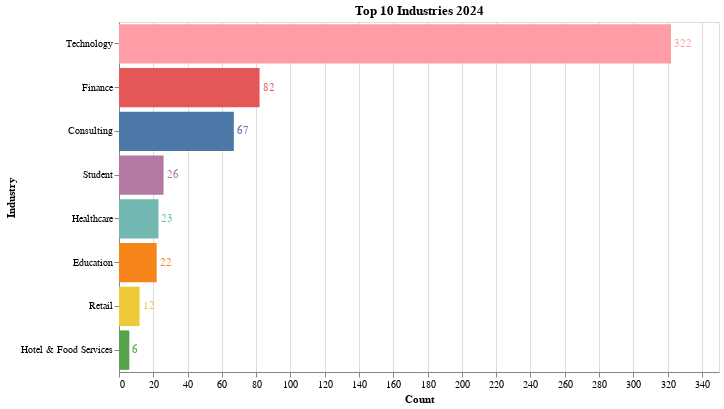

The notebook cell this image was saved under:
### Markdown cell above
# <font color=dimgray>Industry 2024</font>
The bar chart depicting the top 10 industries by participation showcases the sectors most engaged in the event, highlighting where interest or involvement in Jupyter Notebooks within the Infosec community is concentrated.

### Code cell
import pandas as pd
import altair as alt
alt.renderers.enable('default')

df = pd.read_csv("data/InfosecJupyterthon2024-Stats.csv", encoding='ISO-8859-1')  # Adjust encoding if necessary

# Preparing top_10 with clear column names
top_10 = df['Industry'].value_counts().nlargest(10).reset_index()
top_10.columns = ['Industry', 'Count']  # Renaming columns for clarity

# Adjusting Altair chart to align with corrected data preparation
bars = alt.Chart(top_10, title='Top 10 Industries 2024').mark_bar().encode(
    x=alt.X('Count:Q', title='Count'),  # Now referencing 'Count' for the quantitative axis
    y=alt.Y('Industry:N', title='Industry', sort='-x'),  # Referencing 'Industry' for the nominal axis, sorted by count
    color=alt.Color('Industry:N', legend=None)  # Coloring by 'Industry'
).properties(height=350, width=600)

text = bars.mark_text(align='left', baseline='middle', dx=3).encode(
    text='Count:Q'  # Specifying text to display the count
)

# Combining the bar and text layers
chart = bars + text
chart

### Figure 1 — Vega-Lite specification as saved in the notebook (floating-point values rounded to 4 significant figures)
{"config": {"view": {"continuousWidth": 300, "continuousHeight": 300}}, "layer": [{"mark": {"type": "bar"}, "encoding": {"color": {"field": "Industry", "legend": null, "type": "nominal"}, "x": {"field": "Count", "title": "Count", "type": "quantitative"}, "y": {"field": "Industry", "sort": "-x", "title": "Industry", "type": "nominal"}}, "title": "Top 10 Industries 2024"}, {"mark": {"type": "text", "align": "left", "baseline": "middle", "dx": 3}, "encoding": {"color": {"field": "Industry", "legend": null, "type": "nominal"}, "text": {"field": "Count", "type": "quantitative"}, "x": {"field": "Count", "title": "Count", "type": "quantitative"}, "y": {"field": "Industry", "sort": "-x", "title": "Industry", "type": "nominal"}}, "title": "Top 10 Industries 2024"}], "data": {"name": "data-141b4384e4d4243cb568961cc200648f"}, "height": 350, "width": 600, "$schema": "https://vega.github.io/schema/vega-lite/v5.16.3.json", "datasets": {"data-141b4384e4d4243cb568961cc200648f": [{"Industry": "Technology", "Count": 322}, {"Industry": "Finance", "Count": 82}, {"Industry": "Consulting", "Count": 67}, {"Industry": "Student", "Count": 26}, {"Industry": "Healthcare", "Count": 23}, {"Industry": "Education", "Count": 22}, {"Industry": "Retail", "Count": 12}, {"Industry": "Hotel & Food Services", "Count": 6}]}}
